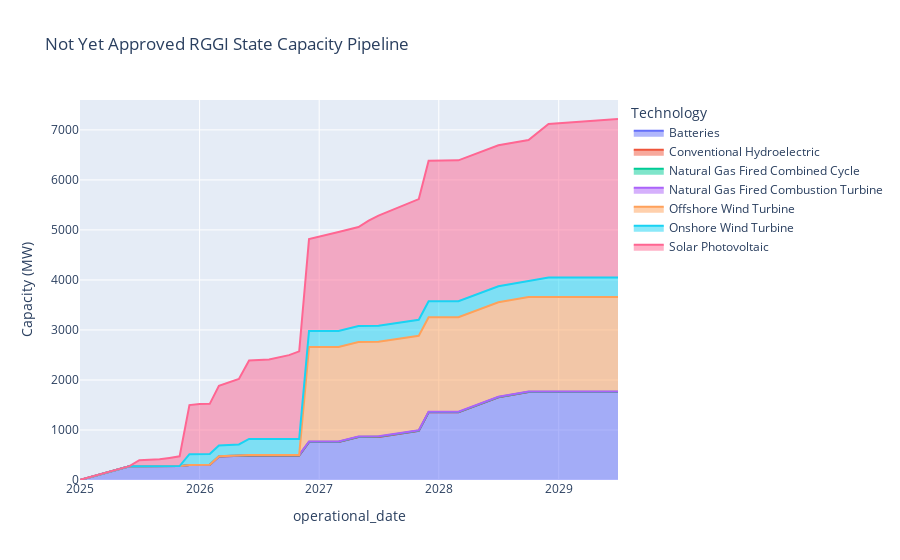

Notebook source saved alongside this figure:
### Code cell
not_yet_approved_capacity_fig

### Figure 1 — Plotly figure (JSON) as saved in the notebook; plotly's stock layout.template omitted (floating-point values rounded to 4 significant figures)
{"data": [{"fillpattern": {"shape": ""}, "hovertemplate": "Technology=Batteries<br>operational_date=%{x}<br>Capacity (MW)=%{y}<extra></extra>", "legendgroup": "Batteries", "line": {"color": "#636efa"}, "marker": {"symbol": "circle"}, "mode": "lines", "name": "Batteries", "orientation": "v", "showlegend": true, "stackgroup": "1", "type": "scatter", "x": ["2025-01-01T00:00:00", "2025-06-01T00:00:00", "2025-07-01T00:00:00", "2025-09-01T00:00:00", "2025-10-01T00:00:00", "2025-11-01T00:00:00", "2025-12-01T00:00:00", "2026-01-01T00:00:00", "2026-02-01T00:00:00", "2026-03-01T00:00:00", "2026-05-01T00:00:00", "2026-06-01T00:00:00", "2026-08-01T00:00:00", "2026-10-01T00:00:00", "2026-11-01T00:00:00", "2026-12-01T00:00:00", "2027-03-01T00:00:00", "2027-05-01T00:00:00", "2027-06-01T00:00:00", "2027-07-01T00:00:00", "2027-11-01T00:00:00", "2027-12-01T00:00:00", "2028-03-01T00:00:00", "2028-07-01T00:00:00", "2028-10-01T00:00:00", "2028-12-01T00:00:00", "2029-07-01T00:00:00"], "xaxis": "x", "y": [0, 275, 275, 275, 277.5, 277.5, 299.8, 299.8, 299.8, 469.8, 489.8, 489.8, 489.8, 489.8, 489.8, 758.8, 758.8, 858.8, 861.3, 861.3, 982.3, 1352.0, 1352.0, 1652.0, 1757.0, 1757.0, 1757.0], "yaxis": "y"}, {"fillpattern": {"shape": ""}, "hovertemplate": "Technology=Conventional Hydroelectric<br>operational_date=%{x}<br>Capacity (MW)=%{y}<extra></extra>", "legendgroup": "Conventional Hydroelectric", "line": {"color": "#EF553B"}, "marker": {"symbol": "circle"}, "mode": "lines", "name": "Conventional Hydroelectric", "orientation": "v", "showlegend": true, "stackgroup": "1", "type": "scatter", "x": ["2025-01-01T00:00:00", "2025-06-01T00:00:00", "2025-07-01T00:00:00", "2025-09-01T00:00:00", "2025-10-01T00:00:00", "2025-11-01T00:00:00", "2025-12-01T00:00:00", "2026-01-01T00:00:00", "2026-02-01T00:00:00", "2026-03-01T00:00:00", "2026-05-01T00:00:00", "2026-06-01T00:00:00", "2026-08-01T00:00:00", "2026-10-01T00:00:00", "2026-11-01T00:00:00", "2026-12-01T00:00:00", "2027-03-01T00:00:00", "2027-05-01T00:00:00", "2027-06-01T00:00:00", "2027-07-01T00:00:00", "2027-11-01T00:00:00", "2027-12-01T00:00:00", "2028-03-01T00:00:00", "2028-07-01T00:00:00", "2028-10-01T00:00:00", "2028-12-01T00:00:00", "2029-07-01T00:00:00"], "xaxis": "x", "y": [0, 0, 0, 0, 0, 0, 0, 0, 0, 0, 0, 0, 0, 0, 0, 0, 0, 0, 0, 0.5, 0.5, 0.5, 0.5, 0.5, 0.5, 0.5, 0.5], "yaxis": "y"}, {"fillpattern": {"shape": ""}, "hovertemplate": "Technology=Natural Gas Fired Combined Cycle<br>operational_date=%{x}<br>Capacity (MW)=%{y}<extra></extra>", "legendgroup": "Natural Gas Fired Combined Cycle", "line": {"color": "#00cc96"}, "marker": {"symbol": "circle"}, "mode": "lines", "name": "Natural Gas Fired Combined Cycle", "orientation": "v", "showlegend": true, "stackgroup": "1", "type": "scatter", "x": ["2025-01-01T00:00:00", "2025-06-01T00:00:00", "2025-07-01T00:00:00", "2025-09-01T00:00:00", "2025-10-01T00:00:00", "2025-11-01T00:00:00", "2025-12-01T00:00:00", "2026-01-01T00:00:00", "2026-02-01T00:00:00", "2026-03-01T00:00:00", "2026-05-01T00:00:00", "2026-06-01T00:00:00", "2026-08-01T00:00:00", "2026-10-01T00:00:00", "2026-11-01T00:00:00", "2026-12-01T00:00:00", "2027-03-01T00:00:00", "2027-05-01T00:00:00", "2027-06-01T00:00:00", "2027-07-01T00:00:00", "2027-11-01T00:00:00", "2027-12-01T00:00:00", "2028-03-01T00:00:00", "2028-07-01T00:00:00", "2028-10-01T00:00:00", "2028-12-01T00:00:00", "2029-07-01T00:00:00"], "xaxis": "x", "y": [0, 0, 0, 0, 0, 0, 0, 5.5, 5.5, 5.5, 5.5, 5.5, 5.5, 5.5, 5.5, 5.5, 5.5, 5.5, 5.5, 5.5, 5.5, 5.5, 5.5, 5.5, 5.5, 5.5, 5.5], "yaxis": "y"}, {"fillpattern": {"shape": ""}, "hovertemplate": "Technology=Natural Gas Fired Combustion Turbine<br>operational_date=%{x}<br>Capacity (MW)=%{y}<extra></extra>", "legendgroup": "Natural Gas Fired Combustion Turbine", "line": {"color": "#ab63fa"}, "marker": {"symbol": "circle"}, "mode": "lines", "name": "Natural Gas Fired Combustion Turbine", "orientation": "v", "showlegend": true, "stackgroup": "1", "type": "scatter", "x": ["2025-01-01T00:00:00", "2025-06-01T00:00:00", "2025-07-01T00:00:00", "2025-09-01T00:00:00", "2025-10-01T00:00:00", "2025-11-01T00:00:00", "2025-12-01T00:00:00", "2026-01-01T00:00:00", "2026-02-01T00:00:00", "2026-03-01T00:00:00", "2026-05-01T00:00:00", "2026-06-01T00:00:00", "2026-08-01T00:00:00", "2026-10-01T00:00:00", "2026-11-01T00:00:00", "2026-12-01T00:00:00", "2027-03-01T00:00:00", "2027-05-01T00:00:00", "2027-06-01T00:00:00", "2027-07-01T00:00:00", "2027-11-01T00:00:00", "2027-12-01T00:00:00", "2028-03-01T00:00:00", "2028-07-01T00:00:00", "2028-10-01T00:00:00", "2028-12-01T00:00:00", "2029-07-01T00:00:00"], "xaxis": "x", "y": [0, 0, 0, 0, 0, 0, 0, 0, 0, 0, 0, 6, 6, 6, 6, 6, 6, 6, 6, 6, 6, 6, 6, 6, 6, 6, 6], "yaxis": "y"}, {"fillpattern": {"shape": ""}, "hovertemplate": "Technology=Offshore Wind Turbine<br>operational_date=%{x}<br>Capacity (MW)=%{y}<extra></extra>", "legendgroup": "Offshore Wind Turbine", "line": {"color": "#FFA15A"}, "marker": {"symbol": "circle"}, "mode": "lines", "name": "Offshore Wind Turbine", "orientation": "v", "showlegend": true, "stackgroup": "1", "type": "scatter", "x": ["2025-01-01T00:00:00", "2025-06-01T00:00:00", "2025-07-01T00:00:00", "2025-09-01T00:00:00", "2025-10-01T00:00:00", "2025-11-01T00:00:00", "2025-12-01T00:00:00", "2026-01-01T00:00:00", "2026-02-01T00:00:00", "2026-03-01T00:00:00", "2026-05-01T00:00:00", "2026-06-01T00:00:00", "2026-08-01T00:00:00", "2026-10-01T00:00:00", "2026-11-01T00:00:00", "2026-12-01T00:00:00", "2027-03-01T00:00:00", "2027-05-01T00:00:00", "2027-06-01T00:00:00", "2027-07-01T00:00:00", "2027-11-01T00:00:00", "2027-12-01T00:00:00", "2028-03-01T00:00:00", "2028-07-01T00:00:00", "2028-10-01T00:00:00", "2028-12-01T00:00:00", "2029-07-01T00:00:00"], "xaxis": "x", "y": [0, 0, 0, 0, 0, 0, 0, 0, 0, 0, 0, 0, 0, 0, 0, 1890, 1890, 1890, 1890, 1890, 1890, 1890, 1890, 1890, 1890, 1890, 1890], "yaxis": "y"}, {"fillpattern": {"shape": ""}, "hovertemplate": "Technology=Onshore Wind Turbine<br>operational_date=%{x}<br>Capacity (MW)=%{y}<extra></extra>", "legendgroup": "Onshore Wind Turbine", "line": {"color": "#19d3f3"}, "marker": {"symbol": "circle"}, "mode": "lines", "name": "Onshore Wind Turbine", "orientation": "v", "showlegend": true, "stackgroup": "1", "type": "scatter", "x": ["2025-01-01T00:00:00", "2025-06-01T00:00:00", "2025-07-01T00:00:00", "2025-09-01T00:00:00", "2025-10-01T00:00:00", "2025-11-01T00:00:00", "2025-12-01T00:00:00", "2026-01-01T00:00:00", "2026-02-01T00:00:00", "2026-03-01T00:00:00", "2026-05-01T00:00:00", "2026-06-01T00:00:00", "2026-08-01T00:00:00", "2026-10-01T00:00:00", "2026-11-01T00:00:00", "2026-12-01T00:00:00", "2027-03-01T00:00:00", "2027-05-01T00:00:00", "2027-06-01T00:00:00", "2027-07-01T00:00:00", "2027-11-01T00:00:00", "2027-12-01T00:00:00", "2028-03-01T00:00:00", "2028-07-01T00:00:00", "2028-10-01T00:00:00", "2028-12-01T00:00:00", "2029-07-01T00:00:00"], "xaxis": "x", "y": [0, 0, 0, 0, 0, 0, 216.4, 216.4, 216.4, 216.4, 216.4, 319.9, 319.9, 319.9, 319.9, 319.9, 319.9, 319.9, 319.9, 319.9, 319.9, 319.9, 319.9, 319.9, 319.9, 391.3, 391.3], "yaxis": "y"}, {"fillpattern": {"shape": ""}, "hovertemplate": "Technology=Solar Photovoltaic<br>operational_date=%{x}<br>Capacity (MW)=%{y}<extra></extra>", "legendgroup": "Solar Photovoltaic", "line": {"color": "#FF6692"}, "marker": {"symbol": "circle"}, "mode": "lines", "name": "Solar Photovoltaic", "orientation": "v", "showlegend": true, "stackgroup": "1", "type": "scatter", "x": ["2025-01-01T00:00:00", "2025-06-01T00:00:00", "2025-07-01T00:00:00", "2025-09-01T00:00:00", "2025-10-01T00:00:00", "2025-11-01T00:00:00", "2025-12-01T00:00:00", "2026-01-01T00:00:00", "2026-02-01T00:00:00", "2026-03-01T00:00:00", "2026-05-01T00:00:00", "2026-06-01T00:00:00", "2026-08-01T00:00:00", "2026-10-01T00:00:00", "2026-11-01T00:00:00", "2026-12-01T00:00:00", "2027-03-01T00:00:00", "2027-05-01T00:00:00", "2027-06-01T00:00:00", "2027-07-01T00:00:00", "2027-11-01T00:00:00", "2027-12-01T00:00:00", "2028-03-01T00:00:00", "2028-07-01T00:00:00", "2028-10-01T00:00:00", "2028-12-01T00:00:00", "2029-07-01T00:00:00"], "xaxis": "x", "y": [2, 2, 120, 140, 164.2, 195.2, 982.1, 999.0, 1001.0, 1192.0, 1307.0, 1570.0, 1587.0, 1676.0, 1750.0, 1838.0, 1978.0, 1978.0, 2103.0, 2203.0, 2412.0, 2807.0, 2817.0, 2817.0, 2817.0, 3067.0, 3167.0], "yaxis": "y"}], "layout": {"legend": {"title": {"text": "Technology"}, "tracegroupgap": 0}, "title": {"text": "Not Yet Approved RGGI State Capacity Pipeline"}, "width": 900, "xaxis": {"anchor": "y", "domain": [0, 1], "title": {"text": "operational_date"}}, "yaxis": {"anchor": "x", "domain": [0, 1], "title": {"text": "Capacity (MW)"}}}}
